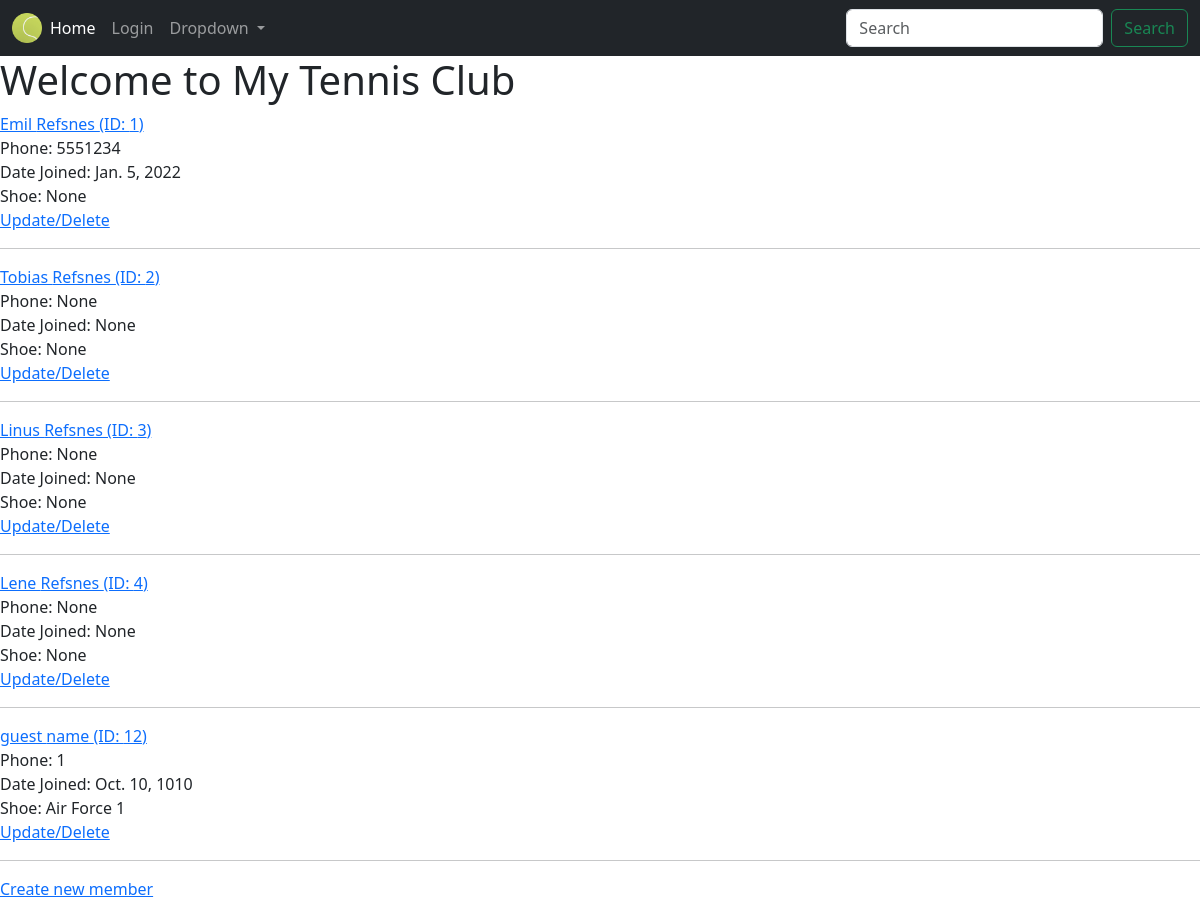
/list/, run on an earlier commit of the app's database.
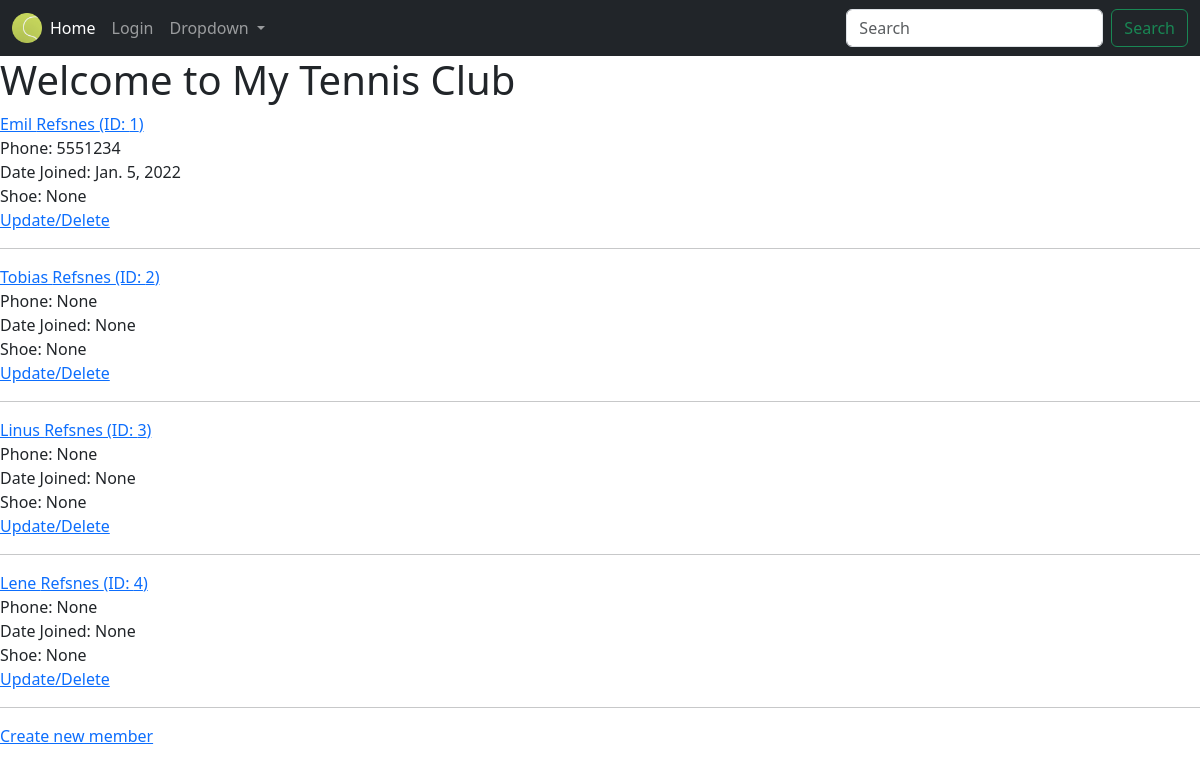
And on a later commit of the database.
### members/models.py (models this page shows, shortened)
class Member(models.Model):
    shoe = models.ForeignKey(ShoeBrand, on_delete=models.CASCADE, null=True)
    firstname = models.CharField(max_length=255)
    lastname = models.CharField(max_length=255)
    phone = models.IntegerField(null=True)
    joined_date = models.DateField(null=True)

class ShoeBrand(models.Model):
    modelname = models.CharField(max_length=255)
    brand = models.CharField(max_length=255)
    def __str__(self):
        return f"{self.modelname}"

### members/views.py (the view)
# urls.py: path('list/', views.memberlist_view, name='memberlist_view'),
def memberlist_view(request):
    context = {}
    context["dataset"] = Member.objects.all()
    return render(request, "crud/listview.html", context)

### members/templates/crud/listview.html (shortened to what this page needs)
{% extends "master.html" %}
{% block content %}
    <h1>Welcome to My Tennis Club</h1>
    {% for data in dataset %}
    <a href="http://127.0.0.1:8000/{{data.id}}/detail">{{ data.firstname }} {{ data.lastname }} (ID: {{ data.id }}) </a><br/>
    Phone: {{ data.phone }}<br/>
    Date Joined: {{ data.joined_date }}<br/>
    Shoe: {{ data.shoe }}<br/>
    <a href="http://127.0.0.1:8000/{{data.id}}/ud">Update/Delete</a>
    <hr/>
    {% endfor %}
    <a href="http://127.0.0.1:8000/create/">Create new member</a>
{% endblock %}

### members/templates/master.html (shortened to what this page needs)
<!doctype html>
<html lang="en">
  <head>
    <link href="https://cdn.jsdelivr.net/npm/bootstrap@5.3.2/dist/css/bootstrap.min.css" rel="stylesheet">
</head>
  <body>
    {% include 'navbar.html' %}
    {% block content %}
    {% endblock %}
  </body>
</html>

### members/templates/navbar.html (shortened to what this page needs)
<nav class="navbar navbar-expand-lg navbar-dark bg-dark">
    <div class="container-fluid">
      {% load static %}
      <img src="{% static "tennis.webp" %}" width="30" height="30"/>
      <div class="collapse navbar-collapse" id="navbarSupportedContent">
        <ul class="navbar-nav me-auto mb-2 mb-lg-0">
          <li class="nav-item">
            <a class="nav-link active" aria-current="page" href="{% url 'main' %}">Home</a>
          </li>
          <li class="nav-item">
            <a class="nav-link" href="http://127.0.0.1:8000/users/login_user">Login</a>
          </li>
          <li class="nav-item dropdown">
            <a class="nav-link dropdown-toggle" href="#" role="button" data-bs-toggle="dropdown" aria-expanded="false">
              Dropdown
            </a>
          </li>
        </ul>
        <form class="d-flex" role="search">
          <input class="form-control me-2" type="search" placeholder="Search" aria-label="Search">
          <button class="btn btn-outline-success" type="submit">Search</button>
        </form>
      </div>
    </div>
  </nav>

What changed in the data, as far as the page shows it:
removed Member: firstname "guest", lastname "name", id "12", phone "1", joined_date "Oct. 10, 1010", shoe "Air Force 1"
